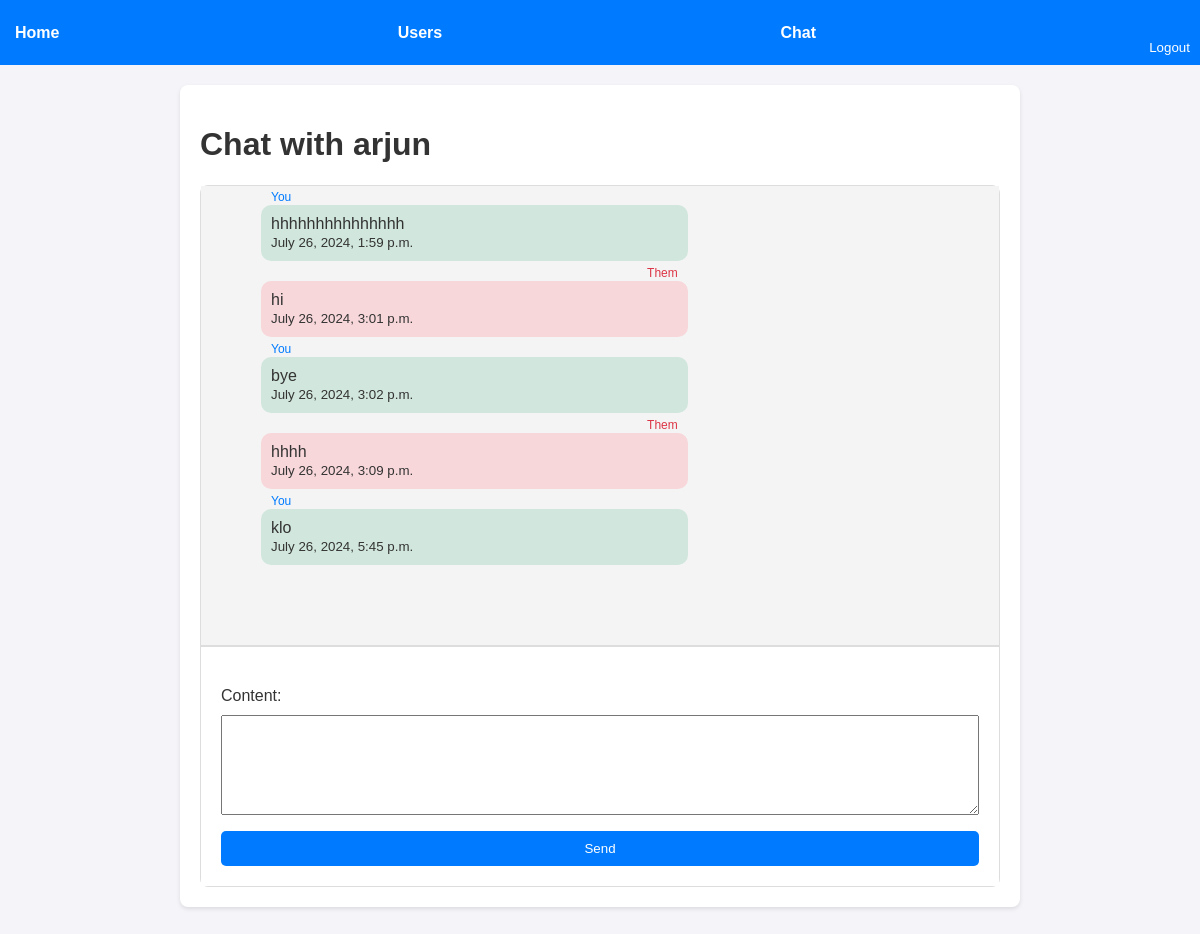
Before: /api/chat/arjun/ (signed in) with the older database file.
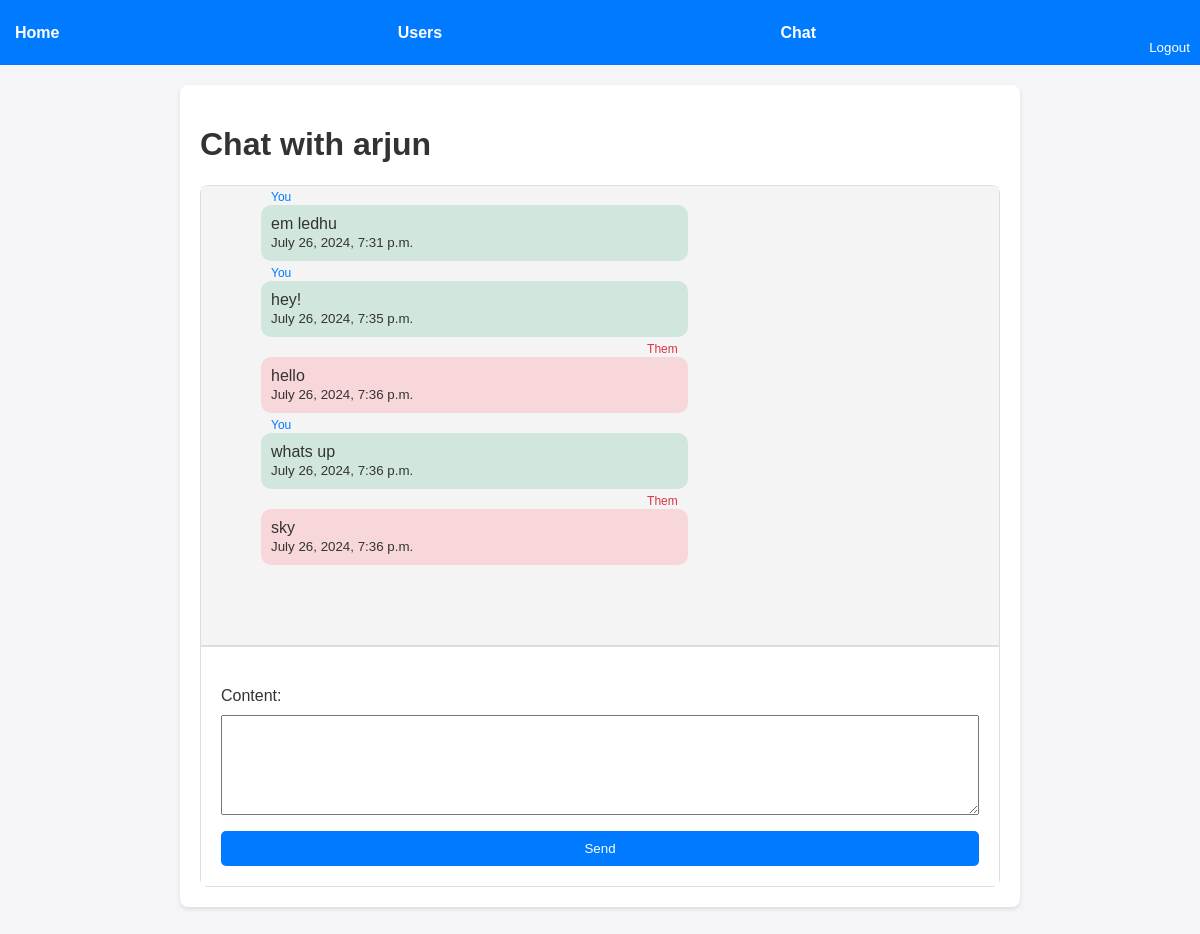
After: the same page with the newer database file.
### chat/models.py (models this page shows, shortened)
class Message(models.Model):
    sender = models.ForeignKey(User, related_name='sent_messages', on_delete=models.CASCADE)
    receiver = models.ForeignKey(User, related_name='received_messages', on_delete=models.CASCADE)
    content = models.TextField()
    timestamp = models.DateTimeField(default=timezone.now)
    class Meta:
        ordering = ['timestamp']

### chat/views.py (the view)
# urls.py: path('chat/<str:username>/', chat_view, name='chat_view'),
@login_required
def chat_view(request, username):
    user = get_object_or_404(User, username=username)
    if request.method == 'POST':
        form = MessageForm(request.POST)
        if form.is_valid():
            message = form.save(commit=False)
            message.sender = request.user
            message.receiver = user
            message.save()
            return redirect('chat_view', username=username)
    else:
        form = MessageForm()
    messages = Message.objects.filter(
        Q(sender=request.user, receiver=user) |
        Q(sender=user, receiver=request.user)
    ).order_by('timestamp')
    return render(request, 'chat/chat.html', {
        'username': username,
        'user': user,
        'messages': messages,
        'form': form
    })

### chat/forms.py
class MessageForm(forms.ModelForm):
    class Meta:
        model = Message
        fields = ['content']
        widgets = {
            'content': forms.Textarea(attrs={'class': 'form-control', 'rows': 4}),
        }

### chat/templates/chat/chat.html (shortened to what this page needs)
<!DOCTYPE html>
<html lang="en">
<head>
    {% load static %}
    <link rel="stylesheet" href="{% static 'chat/chat.css' %}">
</head>
<body>
    <div class="navbar">
        <a href="{% url 'index' %}">Home</a>
        {% if user.is_authenticated %}
            <a href="{% url 'user_list' %}">Users</a>
            <a href="{% url 'chat_view' user.username %}">Chat</a>
            <form action="{% url 'logout' %}" method="post">
                <button type="submit">Logout</button>
            </form>
        {% else %}
            <a href="{% url 'login' %}">Login</a>
            <a href="{% url 'register' %}">Register</a>
        {% endif %}
    </div>
    <div class="container">
        <h1>Chat with {{ username }}</h1>
        <div class="chat-box">
            <div id="messages" class="messages">
                {% for message in messages %}
                    <div class="message {% if message.sender == user %}sent{% else %}received{% endif %}">
                        {{ message.content }}<br>
                        <small>{{ message.timestamp }}</small>
                    </div>
                {% endfor %}
            </div>
            <div class="form-container">
                <form method="post" onsubmit="scrollToBottom()">
                    {{ form.as_p }}
                    <button type="submit">Send</button>
                </form>
            </div>
        </div>
    </div>
</body>
</html>

Changed rows visible on the page:
no longer on this page (row unchanged): Message: content "hhhhhhhhhhhhhhh", timestamp "July 26, 2024, 1:59 p.m."
no longer on this page (row unchanged): Message: content "hi", timestamp "July 26, 2024, 3:01 p.m."
no longer on this page (row unchanged): Message: content "bye", timestamp "July 26, 2024, 3:02 p.m."
no longer on this page (row unchanged): Message: content "hhhh", timestamp "July 26, 2024, 3:09 p.m."
no longer on this page (row unchanged): Message: content "klo", timestamp "July 26, 2024, 5:45 p.m."
added Message: content "em ledhu", timestamp "July 26, 2024, 7:31 p.m."
added Message: content "hey!", timestamp "July 26, 2024, 7:35 p.m."
added Message: content "hello", timestamp "July 26, 2024, 7:36 p.m."
added Message: content "whats up", timestamp "July 26, 2024, 7:36 p.m."
added Message: content "sky", timestamp "July 26, 2024, 7:36 p.m."
